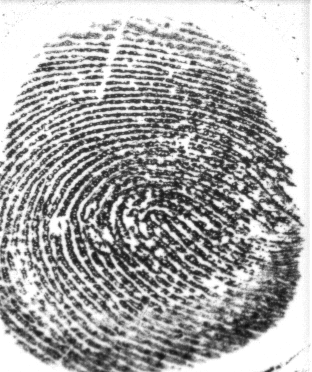
#> input picture Immagini/impronta1.tif, 312 x 372 px, found by its file name
$ python Es_3_2_6.py
#> lines starting #> are read from the running program, lines starting #| are printed output that depends on the picture; long printed decimals are rounded
# -*- coding: utf-8 -*-
"""
Created on Thu Apr 10 16:58:01 2025

@author: david
"""

import sys
sys.path.append("../Librerie")
import numpy as np # importa Numpy
import matplotlib.pyplot as plt # importa Matplotlib
import scipy.ndimage as ndi # importa Scipy per le immagini
import skimage.io as io # importa il modulo Input/Output di SK-Image
import scipy.ndimage as ndi
import mylib as ml
from skimage.transform import warp

# Liveness detection. Per scoprire se un’impronta digitale `e autentica o contraffatta si pu`o operare nel
# dominio di Fourier, calcolando la frazione di energia contenuta alle medie frequenze, e dichiarando
# l’immagine autentica se tale frazione supera una certa soglia.

#Visualizzo Immagine input
x = io.imread('../immagini/impronta1.tif')
#> x is the input picture: shape (372, 312); min 15, max 255, mean 170.7
plt.figure(1)
plt.subplot(1,2,1)
plt.imshow(x,clim=None,cmap='gray')
plt.title('Immagine input 1')

x2 = io.imread('../immagini/impronta2.tif')
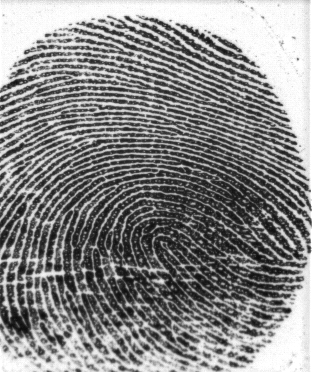
#> input picture Immagini/impronta2.tif, 312 x 372 px, found by its file name
#> x2 is the input picture: shape (372, 312); min 9, max 255, mean 135.2
plt.subplot(1,2,2)
plt.imshow(x2,clim=None,cmap='gray')
plt.title('Immagine input 2')

#calcolo DFT2
X = np.abs(np.fft.fft2(x))
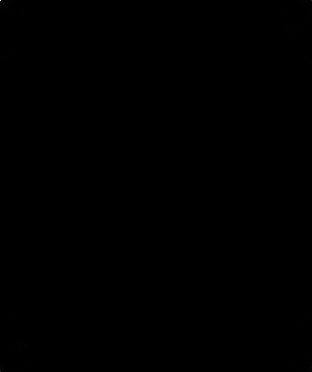
#> X: shape (372, 312) float64; min 5.99, max 19817336, mean 9421.6; drawn with min black and max white

#mostra trasformata
plt.figure(2)
plt.imshow(np.log(1+X),clim=None,cmap='gray')
plt.title('Immagine trasformata')

#filtraggio in frequenza
M,N  = x.shape
#> M = 372; N = 312
n= np.fft.fftfreq(N)
m= np.fft.fftfreq(M)
l,k= np.meshgrid(n,m)

r1=0.10
r2=0.25
H = ( np.abs(l) <= r2) & ( np.abs(l) >= r1)  & ( np.abs(k) <= r2)  & ( np.abs(k) >= r1)

#Visualizzo mask e immagine filtrata in frequenza
plt.figure(3)
plt.subplot(1,2,1)
plt.imshow(H,clim=None,cmap='gray')
plt.title('Mask')

Y = X * H;
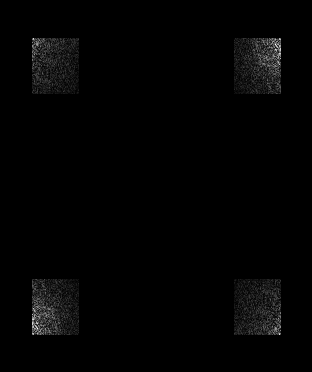
#> Y: shape (372, 312) float64; min 0, max 78510.2, mean 1034.4; drawn with min black and max white

plt.subplot(1,2,2)
plt.imshow(Y,clim=None,cmap='gray')
plt.title('Immagine filtrata')

#Valuta Energia per frequenze medie
Em = np.sum(Y**2)/np.sum(H)
#> Em = 206386906.2
E = np.sum(X**2)
#> E = 4.64e+14

print(Em)
#| 206386906.191
print(E)
#| 464270587852031.94
print(Em/E)
#| 4.445401272252885e-07
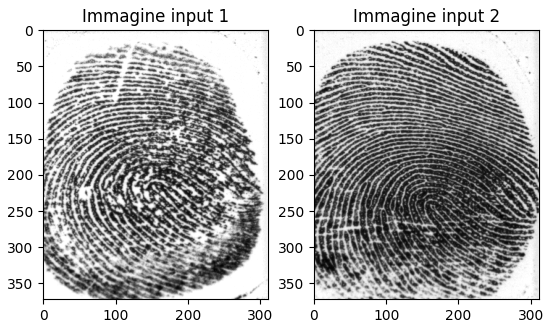
#> figure drawn by matplotlib, 2 panels
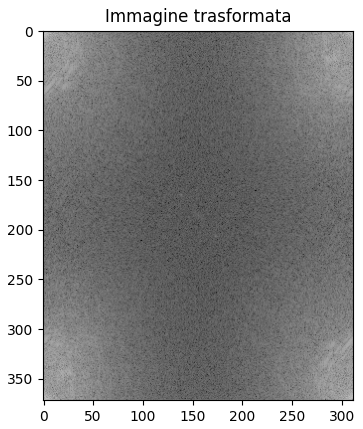
#> figure drawn by matplotlib, 1 panel
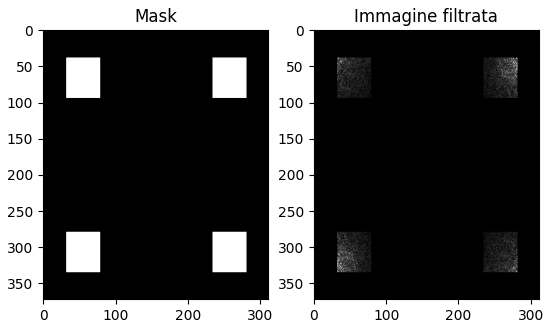
#> figure drawn by matplotlib, 2 panels
